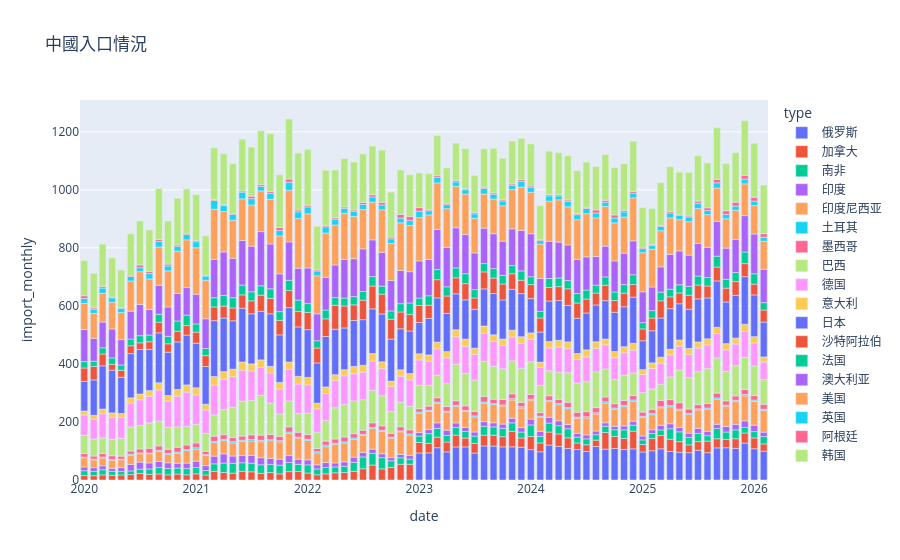

Notebook cell for this chart:
### Code cell
import plotly.express as px

df['date']=pd.to_datetime(df['trade_date'], format='%Y%m')
# df=df.sort_values('date', ascending=False)
df['import_lj_value']=pd.to_numeric(df['import_lj_value'])
df['export_lj_value']=pd.to_numeric(df['export_lj_value'])
df = df.sort_values(['type', 'date'])
df['year'] = df['date'].dt.year
df['import_monthly'] = df.groupby(['year', 'type'])['import_lj_value'].diff()
df['export_monthly'] = df.groupby(['year', 'type'])['export_lj_value'].diff()
df['import_monthly'] = df['import_monthly'].fillna(df['import_lj_value'])
df['export_monthly'] = df['export_monthly'].fillna(df['export_lj_value'])
px.bar(df, x='date', y='import_monthly', color='type', title='中國入口情況')
